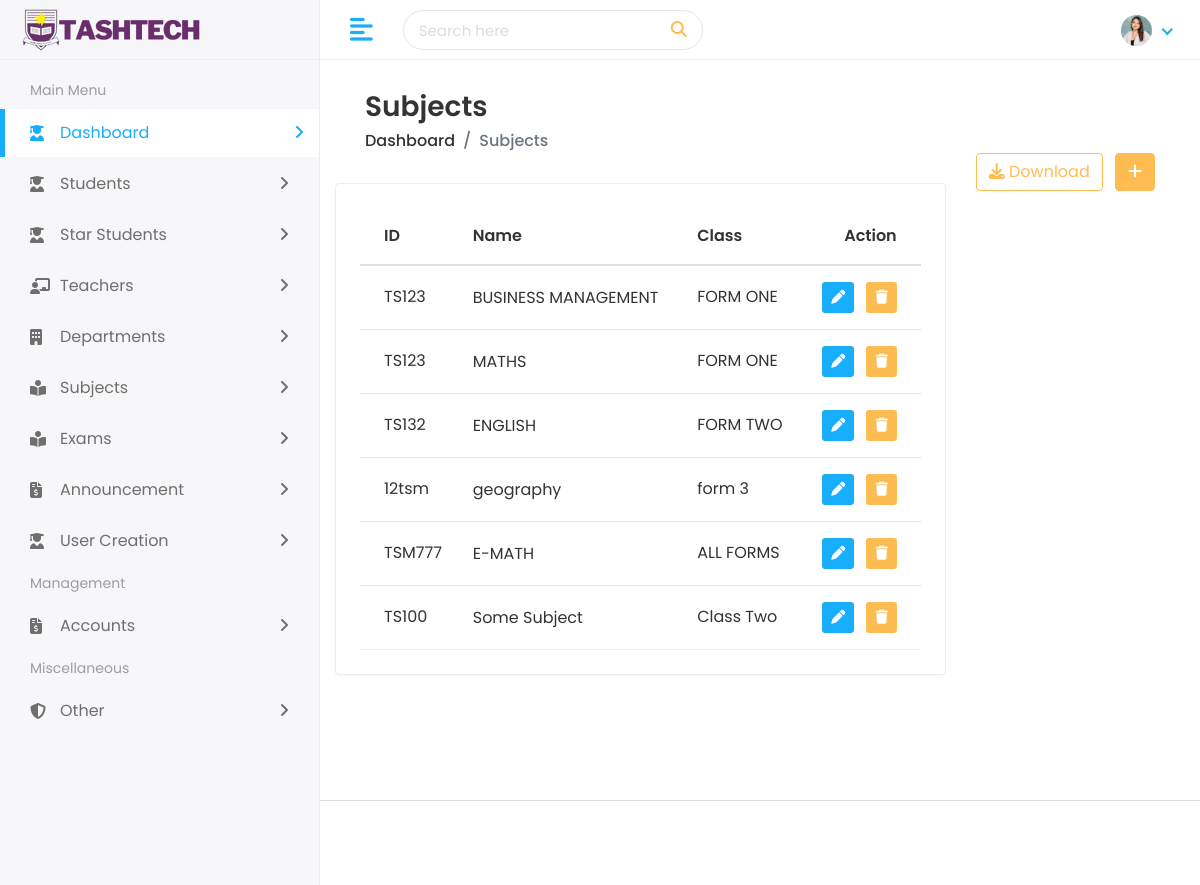
The app's page /admin_tsms/admin_subjects with its own data.
### TSMS/adminModels.py (models this page shows, shortened)
class Subject(models.Model):
    name = models.CharField(max_length=20)
    subj_id = models.CharField(max_length=20)
    std_class = models.CharField(max_length=20)

### TSMS/views.py (the view)
# urls.py: path('admin_tsms/admin_subjects', views.admin_subjects, name='admin_subjects'),
def admin_subjects(request):
    subjects = Subject.objects.all()
    return render(request, 'admin/subjects.html', {'subjects': subjects})

### templates/admin/subjects.html (shortened to what this page needs)
{% extends '../base/admin-base.html' %}
{% block content %}
<div class="content container-fluid">
    <div class="page-header">
        <div class="col">
            <h3 class="page-title">Subjects</h3>
            <ul class="breadcrumb">
                <li class="breadcrumb-item"><a href="index.html">Dashboard</a></li>
                <li class="breadcrumb-item active">Subjects</li>
            </ul>
        </div>
        <div class="col-auto text-right float-right ml-auto">
            <a href="{% url 'export_subject_list' %}" class="btn btn-outline-primary mr-2"><i
                    class="fas fa-download"></i>
                Download</a>
            <a href="add-subject.html" class="btn btn-primary"><i class="fas fa-plus"></i></a>
        </div>
    </div>
</div>
<div class="row">
    <div class="col-sm-12">
        <div class="card card-table">
            <div class="card-body">
                <div class="table-responsive">
                    <table class="table table-hover table-center mb-0 datatable">
                        <thead>
                            <tr>
                                <th>ID</th>
                                <th>Name</th>
                                <th>Class</th>
                                <th class="text-right">Action</th>
                            </tr>
                        </thead>
                        <tbody>
                            {% for subject in subjects %}
                            <tr>
                                <td>{{subject.subj_id}}</td>
                                <td>
                                    <h2>
                                        <a>{{subject.name}}</a>
                                    </h2>
                                </td>
                                <td>{{subject.std_class}}</td>
                                <td class="text-right">
                                    <div class="actions">
                                        <a href="#" class="btn btn-sm bg-success-light mr-2">
                                            <i class="fas fa-pen"></i>
                                        </a>
                                        <a href="#" class="btn btn-sm bg-danger-light">
                                            <i class="fas fa-trash"></i>
                                        </a>
                                    </div>
                                </td>
                            </tr>
                            {% endfor %}
                        </tbody>
                    </table>
                </div>
            </div>
        </div>
    </div>
</div>
</div>
{% endblock %}

### templates/base/admin-base.html (shortened to what this page needs)
<!DOCTYPE html>
<html lang="en">
<head>
    {% load static %}
    <link rel="stylesheet" href="{% static 'general_dashboards/assets/plugins/bootstrap/css/bootstrap.min.css'%}">
    <link rel="stylesheet" href="{% static 'general_dashboards/assets/plugins/fontawesome/css/fontawesome.min.css' %}">
    <link rel="stylesheet" href="{% static 'general_dashboards/assets/plugins/fontawesome/css/all.min.css' %}">
    <link rel="stylesheet" href="{% static 'general_dashboards/assets/css/style.css' %}">
</head>
<body>
    <div class="main-wrapper">
        <div class="header">
            <div class="header-left">
                <a href="{% url 'admin_tsms' %}" class="logo">
                    <img src="{% static 'general_dashboards/TASHTECh logo.png' %}" alt="Logo">
                </a>
            </div>
            <a href="javascript:void(0);" id="toggle_btn">
                <i class="fas fa-align-left"></i>
            </a>
            <div class="top-nav-search">
                <form>
                    <input type="text" class="form-control" placeholder="Search here">
                    <button class="btn" type="submit"><i class="fas fa-search"></i></button>
                </form>
            </div>
            <ul class="nav user-menu">
                <li class="nav-item dropdown has-arrow">
                    <a href="#" class="dropdown-toggle nav-link" data-toggle="dropdown">
                        <span class="user-img"><img class="rounded-circle"
                                src="{% static 'general_dashboards/assets/img/profiles/avatar-01.jpg' %}" width="31"
                                alt="Ryan Taylor"></span>
                    </a>
                </li>
            </ul>
        </div>
        <div class="sidebar" id="sidebar">
            <div class="sidebar-inner slimscroll">
                <div id="sidebar-menu" class="sidebar-menu">
                    <ul>
                        <li class="menu-title">
                            <span>Main Menu</span>
                        </li>
                        <li class="submenu active">
                            <a href="{% url 'admin_tsms' %}"> <i class="fas fa-user-graduate"></i><span>
                                    Dashboard</span> <span class=" menu-arrow"></span></a>
                        </li>
                        <li class="submenu">
                            <a href="#"><i class="fas fa-user-graduate"></i> <span> Students</span> <span
                                    class="menu-arrow"></span></a>
                        </li>
                        <li class="submenu">
                            <a href="#"><i class="fas fa-user-graduate"></i> <span> Star Students</span> <span
                                    class="menu-arrow"></span></a>
                        </li>
                        <li class="submenu">
                            <a href="#"><i class="fas fa-chalkboard-teacher"></i> <span> Teachers</span> <span
                                    class="menu-arrow"></span></a>
                        </li>
                        <li class="submenu">
                            <a href="#"><i class="fas fa-building"></i> <span> Departments</span> <span
                                    class="menu-arrow"></span></a>
                        </li>
                        <li class="submenu">
                            <a href="#"><i class="fas fa-book-reader"></i> <span> Subjects</span> <span
                                    class="menu-arrow"></span></a>
                        </li>
                        <li class="submenu">
                            <a href="#"><i class="fas fa-book-reader"></i> <span> Exams</span> <span
                                    class="menu-arrow"></span></a>
                        </li>
                        <li class="submenu">
                            <a href="#"><i class="fas fa-file-invoice-dollar"></i> <span> Announcement</span> <span
                                    class="menu-arrow"></span></a>
                        </li>
                        <li class="submenu">
                            <a href="#"><i class="fas fa-user-graduate"></i> <span> User Creation</span> <span
                                    class=" menu-arrow"></span></a>
                        </li>
                        <li class="menu-title">
                            <span>Management</span>
                        </li>
                        <li class="submenu">
                            <a href="#"><i class="fas fa-file-invoice-dollar"></i> <span> Accounts</span> <span
                                    class="menu-arrow"></span></a>
                        </li>
                        <li class="menu-title">
                            <span>Miscellaneous</span>
                        </li>
                        <li class="submenu">
                            <a href="#"><i class="fas fa-shield-alt"></i> <span> Other </span> <span
                                    class="menu-arrow"></span></a>
                        </li>
                    </ul>
                </div>
            </div>
        </div>
        <div class="page-wrapper">
            {% block content %}
            {% endblock %}
            <footer>
                <p>Copyright © 2021 <a href="#">CodeLabs</a></p>
            </footer>
        </div>
</body>
</html>

### records on screen
Subject: subj_id "TS123", name "BUSINESS MANAGEMENT", std_class "FORM ONE"
Subject: subj_id "TS123", name "MATHS", std_class "FORM ONE"
Subject: subj_id "TS132", name "ENGLISH", std_class "FORM TWO"
Subject: subj_id "12tsm", name "geography", std_class "form 3"
Subject: subj_id "TSM777", name "E-MATH", std_class "ALL FORMS"
Subject: subj_id "TS100", name "Some Subject", std_class "Class Two"
